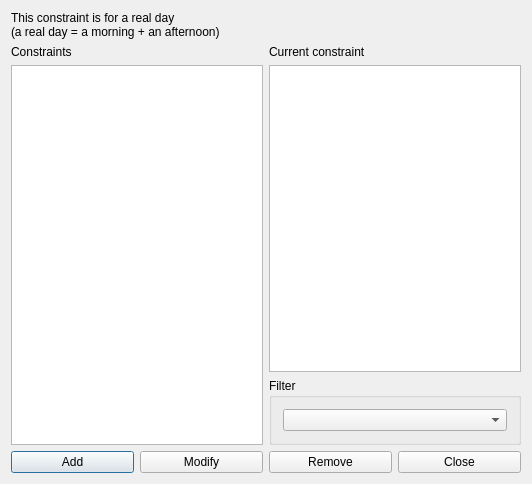
<?xml version="1.0" encoding="UTF-8"?>
<ui version="4.0">
 <class>ConstraintTeacherMinRealDaysPerWeekForm_template</class>
 <widget class="QDialog" name="ConstraintTeacherMinRealDaysPerWeekForm_template">
  <property name="geometry">
   <rect>
    <x>0</x>
    <y>0</y>
    <width>532</width>
    <height>484</height>
   </rect>
  </property>
  <property name="windowTitle">
   <string extracomment="This is the title of the dialog in which you see the list of all constraints of this type">Constraints teacher min real days per week</string>
  </property>
  <layout class="QGridLayout" name="gridLayout_2">
   <item row="0" column="0" colspan="2">
    <widget class="QLabel" name="label">
     <property name="text">
      <string>This constraint is for a real day
(a real day = a morning + an afternoon)</string>
     </property>
    </widget>
   </item>
   <item row="1" column="0" rowspan="2">
    <layout class="QVBoxLayout" name="verticalLayout">
     <item>
      <widget class="QLabel" name="constraintsTextLabel">
       <property name="frameShape">
        <enum>QFrame::NoFrame</enum>
       </property>
       <property name="frameShadow">
        <enum>QFrame::Plain</enum>
       </property>
       <property name="text">
        <string>Constraints</string>
       </property>
       <property name="wordWrap">
        <bool>false</bool>
       </property>
      </widget>
     </item>
     <item>
      <widget class="QListWidget" name="constraintsListWidget"/>
     </item>
    </layout>
   </item>
   <item row="1" column="1">
    <layout class="QVBoxLayout" name="verticalLayout_2">
     <item>
      <widget class="QLabel" name="currentConstraintTextLabel">
       <property name="text">
        <string>Current constraint</string>
       </property>
       <property name="wordWrap">
        <bool>false</bool>
       </property>
      </widget>
     </item>
     <item>
      <widget class="QPlainTextEdit" name="currentConstraintTextEdit"/>
     </item>
    </layout>
   </item>
   <item row="2" column="1">
    <widget class="QGroupBox" name="filterGroupBox">
     <property name="title">
      <string>Filter</string>
     </property>
     <layout class="QGridLayout" name="gridLayout">
      <item row="0" column="0">
       <widget class="QComboBox" name="teachersComboBox"/>
      </item>
     </layout>
    </widget>
   </item>
   <item row="3" column="0" colspan="2">
    <layout class="QHBoxLayout" name="horizontalLayout">
     <item>
      <widget class="QPushButton" name="addConstraintPushButton">
       <property name="text">
        <string>Add</string>
       </property>
      </widget>
     </item>
     <item>
      <widget class="QPushButton" name="modifyConstraintPushButton">
       <property name="text">
        <string>Modify</string>
       </property>
      </widget>
     </item>
     <item>
      <widget class="QPushButton" name="removeConstraintPushButton">
       <property name="text">
        <string>Remove</string>
       </property>
      </widget>
     </item>
     <item>
      <widget class="QPushButton" name="closePushButton">
       <property name="text">
        <string>Close</string>
       </property>
      </widget>
     </item>
    </layout>
   </item>
  </layout>
 </widget>
 <layoutdefault spacing="6" margin="11"/>
 <resources/>
 <connections/>
</ui>
